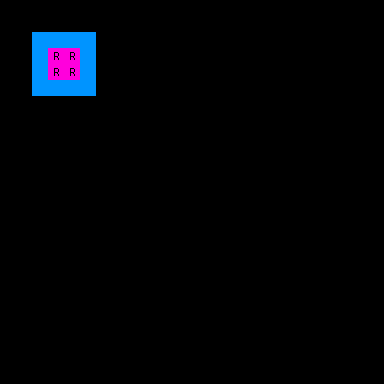

A 2D game scene composited from a Tiled map and its tileset images. What follows is a short description and the map's XML, with each tile layer's data collapsed to a summary:
An orthogonal 24x24 tile map with 16x16 px tiles, 2 tile layers (regions, inputnot_set), 11 hidden layers not drawn.

<map version="1.0" orientation="orthogonal" renderorder="right-down" width="24" height="24" tilewidth="16" tileheight="16" nextobjectid="6">
 <properties>
  <property name="NoOverlappingRules" value="true" />
 </properties>
 <tileset firstgid="1" name="ruleset" tilewidth="16" tileheight="16" tilecount="60" columns="10">
  <image source="../tilesets/ruleset.png" width="160" height="96" />
 </tileset>
 <layer name="regions" width="24" height="24">
  <data>[576 cells, 16 non-empty, 1 distinct tile ids]</data>
 </layer>
 <layer name="input_set" width="24" height="24" visible="0">
  <data>[576 cells, 4 non-empty, 1 distinct tile ids]</data>
 </layer>
 <layer name="inputnot_set" width="24" height="24">
  <data>[576 cells, 12 non-empty, 1 distinct tile ids]</data>
 </layer>
 <layer name="inputnot_set" width="24" height="24" visible="0">
  <data>[576 cells, 4 non-empty, 1 distinct tile ids]</data>
 </layer>
 <layer name="output1_set" width="24" height="24" visible="0">
  <data>[576 cells, 4 non-empty, 1 distinct tile ids]</data>
 </layer>
 <layer name="output2_set" width="24" height="24" visible="0">
  <data>[576 cells, 4 non-empty, 1 distinct tile ids]</data>
 </layer>
 <layer name="output3_set" width="24" height="24" visible="0">
  <data>[576 cells, 4 non-empty, 1 distinct tile ids]</data>
 </layer>
 <layer name="output4_set" width="24" height="24" visible="0">
  <data>[576 cells, 4 non-empty, 1 distinct tile ids]</data>
 </layer>
 <layer name="output5_set" width="24" height="24" visible="0">
  <data>[576 cells, 4 non-empty, 1 distinct tile ids]</data>
 </layer>
 <layer name="output6_set" width="24" height="24" visible="0">
  <data>[576 cells, 4 non-empty, 1 distinct tile ids]</data>
 </layer>
 <layer name="output7_set" width="24" height="24" visible="0">
  <data>[576 cells, 4 non-empty, 1 distinct tile ids]</data>
 </layer>
 <layer name="output8_set" width="24" height="24" visible="0">
  <data>[576 cells, 4 non-empty, 1 distinct tile ids]</data>
 </layer>
 <layer name="output9_set" width="24" height="24" visible="0">
  <data>[576 cells, 4 non-empty, 1 distinct tile ids]</data>
 </layer>
</map>
